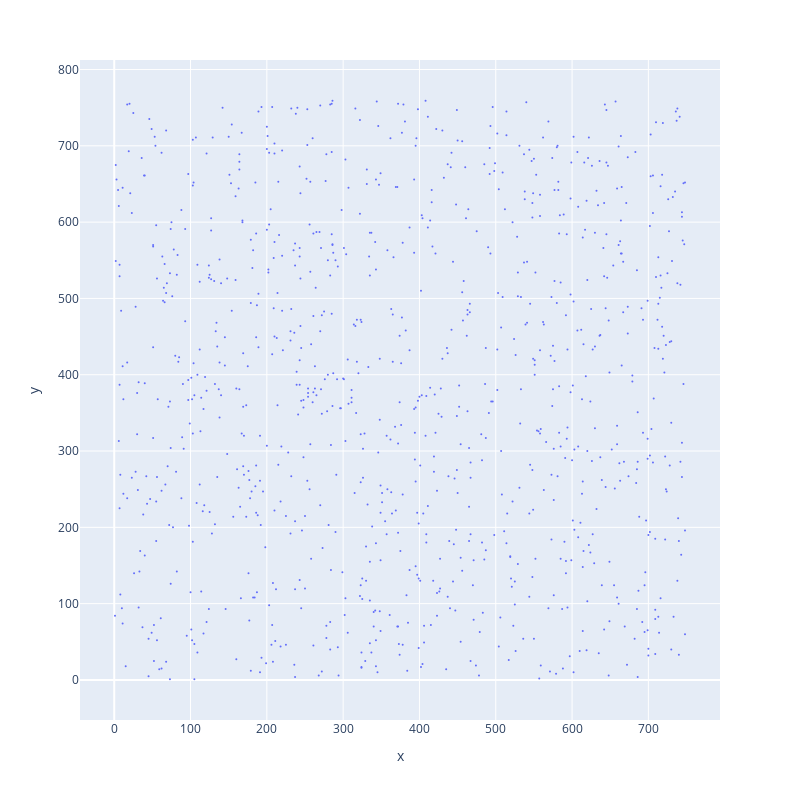

Here is the notebook cell this chart was saved with:
### Code cell
df = image_to_point_cloud("images\SugarMapleLeaf.png", num_points=1000)
plot_point_cloud(df)

### Figure 1 — Plotly figure (JSON) as saved in the notebook; plotly's stock layout.template omitted (floating-point values rounded to 4 significant figures; data arrays with more than 128 entries replaced by an {"elided": "..."} marker saying what was removed)
{"data": [{"hovertemplate": "x=%{x}<br>y=%{y}<extra></extra>", "legendgroup": "", "marker": {"color": "#636efa", "size": 2, "symbol": "circle"}, "mode": "markers", "name": "", "orientation": "v", "showlegend": false, "type": "scatter", "x": {"elided": "1000 int values"}, "xaxis": "x", "y": {"elided": "1000 int values"}, "yaxis": "y"}], "layout": {"height": 800, "legend": {"tracegroupgap": 0}, "margin": {"t": 60}, "width": 800, "xaxis": {"anchor": "y", "domain": [0, 1], "title": {"text": "x"}}, "yaxis": {"anchor": "x", "domain": [0, 1], "scaleanchor": "x", "scaleratio": 1, "title": {"text": "y"}}}}
